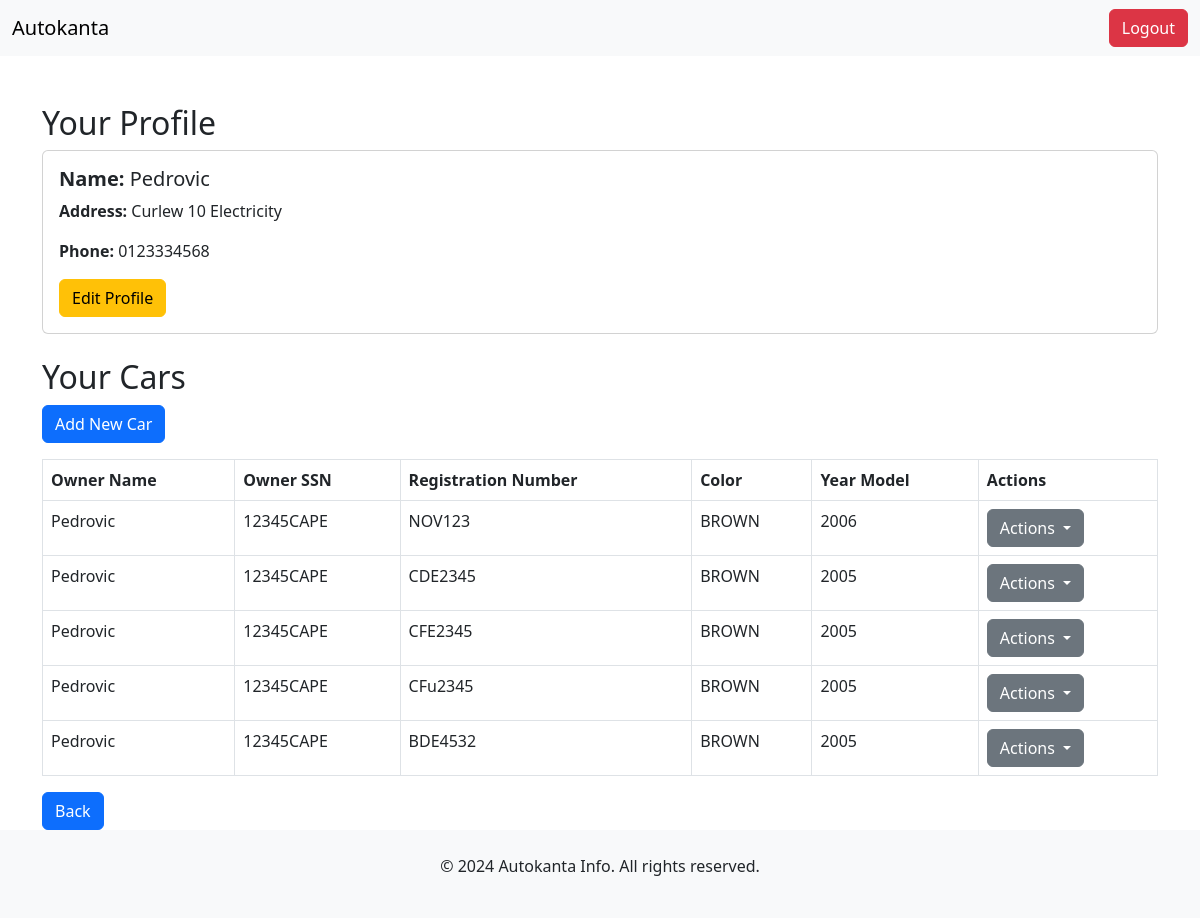
Page /index.php (signed in) on the committed database.
### tables this page shows
CREATE TABLE `person` (
  `ssn` varchar(11) NOT NULL,
  `name` varchar(255) NOT NULL,
  `address` varchar(255) NOT NULL,
  `phone_number` varchar(15) NOT NULL,
  `password` varchar(255) NOT NULL,
  `role` enum('admin','manager','user') NOT NULL DEFAULT 'user',
  `created_at` timestamp NOT NULL DEFAULT current_timestamp(),
  `user_id` int(11) DEFAULT NULL
);

CREATE TABLE `car` (
  `id` int(11) NOT NULL,
  `register` varchar(20) NOT NULL,
  `color` varchar(50) NOT NULL,
  `year_model` int(11) NOT NULL CHECK (`year_model` > 1885),
  `kilometers` int(11) NOT NULL,
  `owner` varchar(11) DEFAULT NULL,
  `user_id` int(11) NOT NULL
);

### index.php (the view, shortened to what this page needs)
<?php
include 'db.php';
$ssn = $_SESSION['ssn'];
$sqlOwner = "SELECT name, address, phone_number FROM person WHERE ssn = ?";
$stmtOwner = $conn->prepare($sqlOwner);
$stmtOwner->bind_param("s", $ssn);
$stmtOwner->execute();
$ownerResult = $stmtOwner->get_result();
$ownerDetails = $ownerResult->fetch_assoc();
$sqlCars = "SELECT car.* FROM car WHERE car.owner = ?";
$stmtCars = $conn->prepare($sqlCars);
$stmtCars->bind_param("s", $ssn);
$stmtCars->execute();
$carsResult = $stmtCars->get_result();
?>
<!DOCTYPE html>
<html lang="en">
<head>
    <link href="https://cdn.jsdelivr.net/npm/bootstrap@5.3.0/dist/css/bootstrap.min.css" rel="stylesheet">
</head>
<body>
    <div class="wrapper">
        <nav class="navbar navbar-expand-lg navbar-light bg-light">
            <div class="container-fluid">
                <a class="navbar-brand nav-link active" href="home.php">Autokanta</a>
                <div class="collapse navbar-collapse" id="navbarTogglerDemo03">
                    <ul class="navbar-nav me-auto mb-2 mb-lg-0">
                        <li class="nav-item">
                            <a class="nav-link active" aria-current="page" href="#"></a>
                        </li>
                    </ul>
                    <a href="home.php" class="btn btn-danger">Logout</a>
                </div>
            </div>
        </nav>
        <div class="container mt-5 content">
            <h2>Your Profile</h2>
            <?php if ($ownerDetails): ?>
                <div class="card mb-4">
                    <div class="card-body">
                        <h5 class="card-title"><strong>Name:</strong> <?php echo htmlspecialchars($ownerDetails['name']); ?>
                        </h5>
                        <p class="card-text"><strong>Address:</strong>
                            <?php echo htmlspecialchars($ownerDetails['address']); ?></p>
                        <p class="card-text"><strong>Phone:</strong>
                            <?php echo htmlspecialchars($ownerDetails['phone_number']); ?></p>
                        <button class="btn btn-warning" data-bs-toggle="modal" data-bs-target="#editProfileModal">Edit
                            Profile</button>
                    </div>
                </div>
            <?php else: ?>
                <p>No owner details found.</p>
            <?php endif; ?>
            <h2>Your Cars</h2>
            <a href="add_car.php" class="btn btn-primary mb-3">Add New Car</a>
            <?php if ($carsResult->num_rows > 0): ?>
                <table class="table table-bordered">
                    <thead>
                        <tr>
                            <th>Owner Name</th>
                            <th>Owner SSN</th>
                            <th>Registration Number</th>
                            <th>Color</th>
                            <th>Year Model</th>
                            <th>Actions</th>
                        </tr>
                    </thead>
                    <tbody>
                        <?php while ($car = $carsResult->fetch_assoc()): ?>
                            <tr>
                                <td><?php echo htmlspecialchars($ownerDetails['name']); ?></td>
                                <td><?php echo htmlspecialchars($car['owner']); ?></td>
                                <td><?php echo htmlspecialchars($car['register']); ?></td>
                                <td><?php echo htmlspecialchars($car['color']); ?></td>
                                <td><?php echo htmlspecialchars($car['year_model']); ?></td>
                                <td>
                                    <div class="dropdown">
                                        <button class="btn btn-secondary dropdown-toggle" type="button"
                                            id="dropdownMenuButton<?php echo $car['register']; ?>" data-bs-toggle="dropdown"
                                            aria-expanded="false">
                                            Actions
                                        </button>
                                    </div>
                                </td>
                            </tr>
                        <?php endwhile; ?>
                    </tbody>
                </table>
                <a href="login.php" class="btn btn-primary">Back</a>
            <?php else: ?>
                <p>No cars found. Please add a car.</p>
            <?php endif; ?>
        </div>
        <footer class="bg-light text-center py-4">
            <p>&copy; 2024 Autokanta Info. All rights reserved.</p>
        </footer>
    </div>
</body>
</html>

### index.php (style rules this page uses)
html, body { height: 100%; margin: 0; }
.wrapper { display: flex; flex-direction: column; min-height: 100vh; }
.content { flex: 1; }

### rows in the picture
person: name "Pedrovic", address "Curlew 10 Electricity", phone_number "0123334568"
car: owner "12345CAPE", register "NOV123", color "BROWN", year_model "2006"
car: owner "12345CAPE", register "CDE2345", color "BROWN", year_model "2005"
car: owner "12345CAPE", register "CFE2345", color "BROWN", year_model "2005"
car: owner "12345CAPE", register "CFu2345", color "BROWN", year_model "2005"
car: owner "12345CAPE", register "BDE4532", color "BROWN", year_model "2005"
